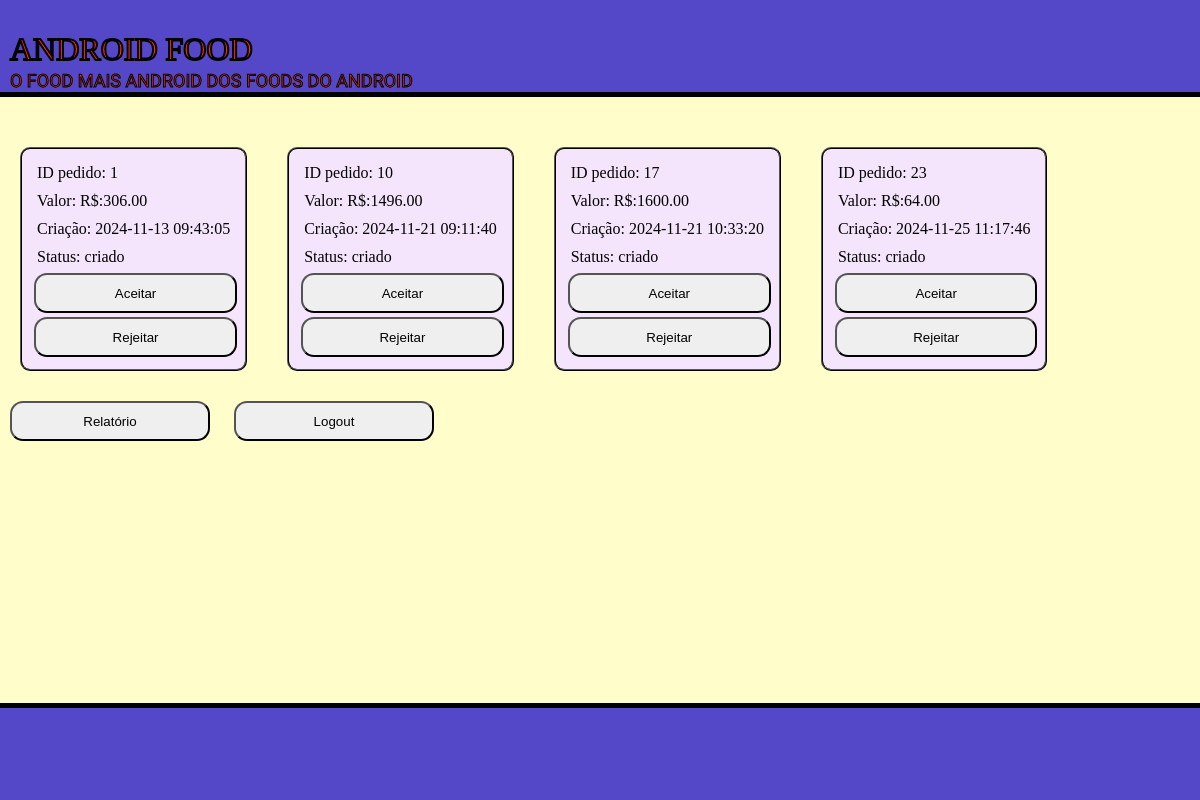
/restaurante (signed in), run on the app's committed database.
### tables this page shows
CREATE TABLE venda(
                            pk_venda INTEGER PRIMARY KEY NOT NULL,
                            valor NUMERIC CHECK (valor > 0) NOT NULL,
                            pk_usuario INTEGER REFERENCES usuario NOT NULL,
                            pk_restaurante INTEGER REFERENCES restaurante NOT NULL,
                            criacao DATE DEFAULT(datetime('now', 'localtime')),
                            status VARCHAR(50) DEFAULT "criado"
                            );

### main.py (the view)
@app.route('/restaurante', methods=['GET','POST'])
def restaurante(): # Mostra os pedidos do restaurante que não estão concluidos ou rejeitados
    if (session.get('login') == None or session['login'] == False) or (session.get('restaurante') == None or session['restaurante'] == False):
        return index()
    vendas = database.consulta_pedidos(session['pk']) # Consulta os pedidos do restaurante
    pedidos = []
    for venda in vendas:
        if (venda[4] != "rejeitado") and (venda[4] != "entregue"): # Caso não for entregue ou rejeitado
            pedido = {
                        "pk": venda[0],
                        "valor": venda[1],
                        "pk_usuario": venda[2],
                        "criacao": venda[3],
                        "status": venda[4]
                    }
            pedidos.append(pedido)
    session['pedidos'] = pedidos
    return render_template("restaurante.jinja",nome = session['nome'],pedidos = session['pedidos'])

### database/database.py (called while the page is built)
    def consulta_pedidos(self,pk_restaurante): # Consulta os pedidos de um restaurante
        sql = f'SELECT pk_venda,valor,pk_usuario,criacao,status FROM venda WHERE pk_restaurante = ?;'
        result = self.conexao.execute(sql,(pk_restaurante,))
        return result.fetchall()

### main.py (called while the page is built)
@app.template_filter() # Função para formatar dinheiro
def formatoDinheiro(valor):
    if valor == None:
        return f"0.00"
    return f"{float(valor):.2f}"

### templates/restaurante.jinja (shortened to what this page needs)
<!DOCTYPE html>
<html lang="pt-BR">
  <head>
    <link rel="stylesheet" href="{{ url_for('static',filename='styles/restaurante.css') }}" >
  </head>
  <body>
    <header class="header">
      <h1>ANDROID FOOD</h1>
      <p>O FOOD MAIS ANDROID DOS FOODS DO ANDROID</p>
    </header>
    {% if pedidos[0] is none %}
      <section class="pedidos">
        <p>Nenhum pedido</p>
      </section>
    {% else %}
      <section class="pedidos">
        {% for pedido in pedidos%}
        <div class="pedido">
          <p class="id">ID pedido: {{ pedido["pk"] }}</p>
          <p class="valor">Valor: R$:{{ pedido["valor"] | formatoDinheiro }}</p>
          <p class="criacao">Criação: {{ pedido["criacao"] }}</p>
          <p class="status">Status: {{ pedido["status"] }}</p>
          {% if pedido["status"] == "criado" %}
           <a href="{{ url_for('aceitar', pk=pedido['pk']) }}"> <button>Aceitar</button></a>
            <a href="{{ url_for('rejeitar', pk=pedido['pk']) }}"><button>Rejeitar</button></a>
          {% elif pedido["status"] == "aceito" %}
            <a href="{{ url_for('entrega', pk=pedido['pk']) }}"><button>Saiu para a entrega</button></a>
          {% elif pedido["status"] == "saiu para a entrega" %}
            <a href="{{ url_for('entregue', pk=pedido['pk']) }}"><button>Entregue</button></a>
          {% endif %}
        </div>
        {% endfor %}
      </section>
    {% endif %}
    <a href="{{ url_for('relatorio') }}"><button class="util-button">Relatório</button></a>
    <a href="{{ url_for('logout') }}"><button class="util-button">Logout</button></a>
    <footer class="footer">
    </footer>
  </body>
</html>

### static/styles/restaurante.css (style rules this page uses)
body { margin: 0; background-color: #fffecb; margin-bottom: 9vh; width: 100%; max-width: 100%; }
.header { width: calc(100% - 20px); height: 9vh; padding: 10px; background-color: #5448c8; margin-bottom: 30px; border-bottom: 5px solid black; max-width: 100%; }
.header h1 { font-family: "Alfa Slab One", serif; font-weight: 400; font-style: normal; color: #ff2e00; -webkit-text-stroke: 2px black; margin-bottom: 2px; }
.header p { font-family: "Racing Sans One", sans-serif; font-weight: 400; font-style: normal; font-size: large; color: #ff2e00; -webkit-text-stroke: 1px black; margin-top: 0; }
.pedidos { display: flex; justify-content: flex-start; flex-wrap: wrap; }
.pedido { display: flex; flex-direction: column; border: 2px ridge black; border-radius: 10px; padding: 10px; background-color: #f5e5fc; height: 200px; margin: 20px; }
.pedido p { margin: 5px; }
.pedido button { border-radius: 13px; height: 40px; margin: 2px; width: 100%; }
a { text-decoration: none; }
.util-button { border-radius: 13px; margin: 10px; width: 200px; height: 40px; }
.footer { width: 100%; height: 9vh; background-color: #5448c8; position: fixed; bottom: 0; padding: 10px; margin-top: 30px; border-top: 5px solid black; max-width: 100%; }

### data on the page
venda: pk "1", valor "306.00", criacao "2024-11-13 09:43:05", status "criado"
venda: pk "10", valor "1496.00", criacao "2024-11-21 09:11:40", status "criado"
venda: pk "17", valor "1600.00", criacao "2024-11-21 10:33:20", status "criado"
venda: pk "23", valor "64.00", criacao "2024-11-25 11:17:46", status "criado"
